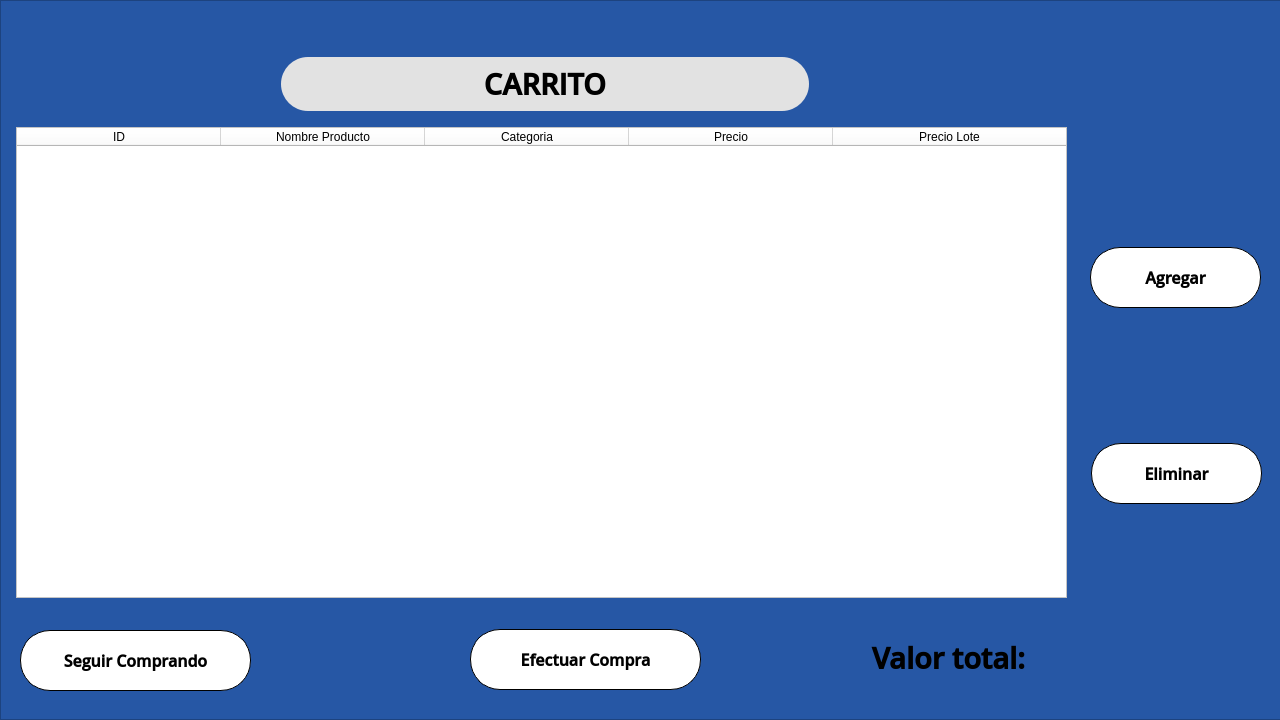
<?xml version="1.0" encoding="UTF-8"?>
<ui version="4.0">
 <class>MainWindow</class>
 <widget class="QMainWindow" name="MainWindow">
  <property name="geometry">
   <rect>
    <x>0</x>
    <y>0</y>
    <width>1280</width>
    <height>720</height>
   </rect>
  </property>
  <property name="minimumSize">
   <size>
    <width>1280</width>
    <height>720</height>
   </size>
  </property>
  <property name="maximumSize">
   <size>
    <width>1280</width>
    <height>720</height>
   </size>
  </property>
  <property name="windowTitle">
   <string>MainWindow</string>
  </property>
  <widget class="QWidget" name="centralwidget">
   <widget class="QFrame" name="frame">
    <property name="geometry">
     <rect>
      <x>0</x>
      <y>0</y>
      <width>1291</width>
      <height>720</height>
     </rect>
    </property>
    <property name="minimumSize">
     <size>
      <width>1291</width>
      <height>720</height>
     </size>
    </property>
    <property name="maximumSize">
     <size>
      <width>1291</width>
      <height>720</height>
     </size>
    </property>
    <property name="styleSheet">
     <string notr="true">background-color: rgb(38, 87, 165);</string>
    </property>
    <property name="frameShape">
     <enum>QFrame::StyledPanel</enum>
    </property>
    <property name="frameShadow">
     <enum>QFrame::Raised</enum>
    </property>
    <widget class="QLabel" name="labelTitulo">
     <property name="geometry">
      <rect>
       <x>281</x>
       <y>57</y>
       <width>528</width>
       <height>54</height>
      </rect>
     </property>
     <property name="font">
      <font>
       <family>Open Sans Semibold</family>
       <pointsize>22</pointsize>
       <weight>75</weight>
       <bold>true</bold>
      </font>
     </property>
     <property name="cursor">
      <cursorShape>ForbiddenCursor</cursorShape>
     </property>
     <property name="styleSheet">
      <string notr="true">background-color: rgb(226, 226, 226);
border-radius: 27px;</string>
     </property>
     <property name="text">
      <string>CARRITO</string>
     </property>
     <property name="alignment">
      <set>Qt::AlignCenter</set>
     </property>
    </widget>
    <widget class="QPushButton" name="btnEfectuarCompra">
     <property name="geometry">
      <rect>
       <x>470</x>
       <y>629</y>
       <width>231</width>
       <height>61</height>
      </rect>
     </property>
     <property name="font">
      <font>
       <family>Open Sans Semibold</family>
       <pointsize>12</pointsize>
       <weight>75</weight>
       <italic>false</italic>
       <bold>true</bold>
      </font>
     </property>
     <property name="cursor">
      <cursorShape>PointingHandCursor</cursorShape>
     </property>
     <property name="styleSheet">
      <string notr="true">background-color: rgb(255, 255, 255);
border-radius: 30px;
border-width: 1px;
border-color: rgb(0, 0, 0);
border-style: solid;</string>
     </property>
     <property name="text">
      <string>Efectuar Compra</string>
     </property>
    </widget>
    <widget class="QPushButton" name="btnSeguirComprando">
     <property name="geometry">
      <rect>
       <x>20</x>
       <y>630</y>
       <width>231</width>
       <height>61</height>
      </rect>
     </property>
     <property name="font">
      <font>
       <family>Open Sans Semibold</family>
       <pointsize>12</pointsize>
       <weight>75</weight>
       <italic>false</italic>
       <bold>true</bold>
      </font>
     </property>
     <property name="cursor">
      <cursorShape>PointingHandCursor</cursorShape>
     </property>
     <property name="styleSheet">
      <string notr="true">background-color: rgb(255, 255, 255);
border-radius: 30px;
border-width: 1px;
border-color: rgb(0, 0, 0);
border-style: solid;</string>
     </property>
     <property name="text">
      <string>Seguir Comprando</string>
     </property>
    </widget>
    <widget class="QLabel" name="labelFotoCarrito">
     <property name="geometry">
      <rect>
       <x>738</x>
       <y>611</y>
       <width>91</width>
       <height>91</height>
      </rect>
     </property>
     <property name="styleSheet">
      <string notr="true">background-color: transparent;</string>
     </property>
     <property name="text">
      <string/>
     </property>
     <property name="pixmap">
      <pixmap>../imagenes/Carrito.png</pixmap>
     </property>
     <property name="scaledContents">
      <bool>true</bool>
     </property>
    </widget>
    <widget class="QLabel" name="labelValorTotal">
     <property name="geometry">
      <rect>
       <x>858</x>
       <y>631</y>
       <width>181</width>
       <height>54</height>
      </rect>
     </property>
     <property name="font">
      <font>
       <family>Open Sans Semibold</family>
       <pointsize>22</pointsize>
       <weight>75</weight>
       <bold>true</bold>
      </font>
     </property>
     <property name="cursor">
      <cursorShape>ForbiddenCursor</cursorShape>
     </property>
     <property name="styleSheet">
      <string notr="true">background-color:transparent;</string>
     </property>
     <property name="text">
      <string>Valor total:</string>
     </property>
     <property name="alignment">
      <set>Qt::AlignCenter</set>
     </property>
    </widget>
    <widget class="QTableWidget" name="listaProductos">
     <property name="geometry">
      <rect>
       <x>16</x>
       <y>127</y>
       <width>1051</width>
       <height>471</height>
      </rect>
     </property>
     <property name="styleSheet">
      <string notr="true">background-color: rgb(255, 255, 255);</string>
     </property>
     <property name="sizeAdjustPolicy">
      <enum>QAbstractScrollArea::AdjustIgnored</enum>
     </property>
     <property name="autoScrollMargin">
      <number>16</number>
     </property>
     <property name="editTriggers">
      <set>QAbstractItemView::NoEditTriggers</set>
     </property>
     <property name="selectionMode">
      <enum>QAbstractItemView::SingleSelection</enum>
     </property>
     <property name="showGrid">
      <bool>true</bool>
     </property>
     <property name="gridStyle">
      <enum>Qt::SolidLine</enum>
     </property>
     <property name="sortingEnabled">
      <bool>false</bool>
     </property>
     <property name="wordWrap">
      <bool>true</bool>
     </property>
     <property name="cornerButtonEnabled">
      <bool>true</bool>
     </property>
     <property name="rowCount">
      <number>0</number>
     </property>
     <attribute name="horizontalHeaderVisible">
      <bool>true</bool>
     </attribute>
     <attribute name="horizontalHeaderCascadingSectionResizes">
      <bool>false</bool>
     </attribute>
     <attribute name="horizontalHeaderMinimumSectionSize">
      <number>27</number>
     </attribute>
     <attribute name="horizontalHeaderDefaultSectionSize">
      <number>204</number>
     </attribute>
     <attribute name="horizontalHeaderHighlightSections">
      <bool>true</bool>
     </attribute>
     <attribute name="horizontalHeaderShowSortIndicator" stdset="0">
      <bool>false</bool>
     </attribute>
     <attribute name="horizontalHeaderStretchLastSection">
      <bool>true</bool>
     </attribute>
     <attribute name="verticalHeaderVisible">
      <bool>false</bool>
     </attribute>
     <attribute name="verticalHeaderCascadingSectionResizes">
      <bool>false</bool>
     </attribute>
     <attribute name="verticalHeaderHighlightSections">
      <bool>true</bool>
     </attribute>
     <attribute name="verticalHeaderStretchLastSection">
      <bool>false</bool>
     </attribute>
     <column>
      <property name="text">
       <string>ID</string>
      </property>
     </column>
     <column>
      <property name="text">
       <string>Nombre Producto</string>
      </property>
     </column>
     <column>
      <property name="text">
       <string>Categoria</string>
      </property>
     </column>
     <column>
      <property name="text">
       <string>Precio</string>
      </property>
     </column>
     <column>
      <property name="text">
       <string>Precio Lote</string>
      </property>
     </column>
    </widget>
    <widget class="QPushButton" name="btnEliminar">
     <property name="geometry">
      <rect>
       <x>1091</x>
       <y>443</y>
       <width>171</width>
       <height>61</height>
      </rect>
     </property>
     <property name="font">
      <font>
       <family>Open Sans Semibold</family>
       <pointsize>12</pointsize>
       <weight>75</weight>
       <italic>false</italic>
       <bold>true</bold>
      </font>
     </property>
     <property name="cursor">
      <cursorShape>PointingHandCursor</cursorShape>
     </property>
     <property name="styleSheet">
      <string notr="true">background-color: rgb(255, 255, 255);
border-radius: 30px;
border-width: 1px;
border-color: rgb(0, 0, 0);
border-style: solid;</string>
     </property>
     <property name="text">
      <string>Eliminar</string>
     </property>
    </widget>
    <widget class="QLabel" name="labelPrecioTotal">
     <property name="geometry">
      <rect>
       <x>1050</x>
       <y>630</y>
       <width>210</width>
       <height>54</height>
      </rect>
     </property>
     <property name="font">
      <font>
       <family>Open Sans Semibold</family>
       <pointsize>22</pointsize>
       <weight>75</weight>
       <bold>true</bold>
      </font>
     </property>
     <property name="cursor">
      <cursorShape>ForbiddenCursor</cursorShape>
     </property>
     <property name="styleSheet">
      <string notr="true">background-color:transparent;</string>
     </property>
     <property name="text">
      <string/>
     </property>
     <property name="alignment">
      <set>Qt::AlignCenter</set>
     </property>
    </widget>
    <widget class="QPushButton" name="btnAgregarCantidad">
     <property name="geometry">
      <rect>
       <x>1090</x>
       <y>247</y>
       <width>171</width>
       <height>61</height>
      </rect>
     </property>
     <property name="font">
      <font>
       <family>Open Sans Semibold</family>
       <pointsize>12</pointsize>
       <weight>75</weight>
       <italic>false</italic>
       <bold>true</bold>
      </font>
     </property>
     <property name="cursor">
      <cursorShape>PointingHandCursor</cursorShape>
     </property>
     <property name="styleSheet">
      <string notr="true">background-color: rgb(255, 255, 255);
border-radius: 30px;
border-width: 1px;
border-color: rgb(0, 0, 0);
border-style: solid;</string>
     </property>
     <property name="text">
      <string>Agregar</string>
     </property>
    </widget>
   </widget>
  </widget>
 </widget>
 <resources/>
 <connections/>
</ui>
